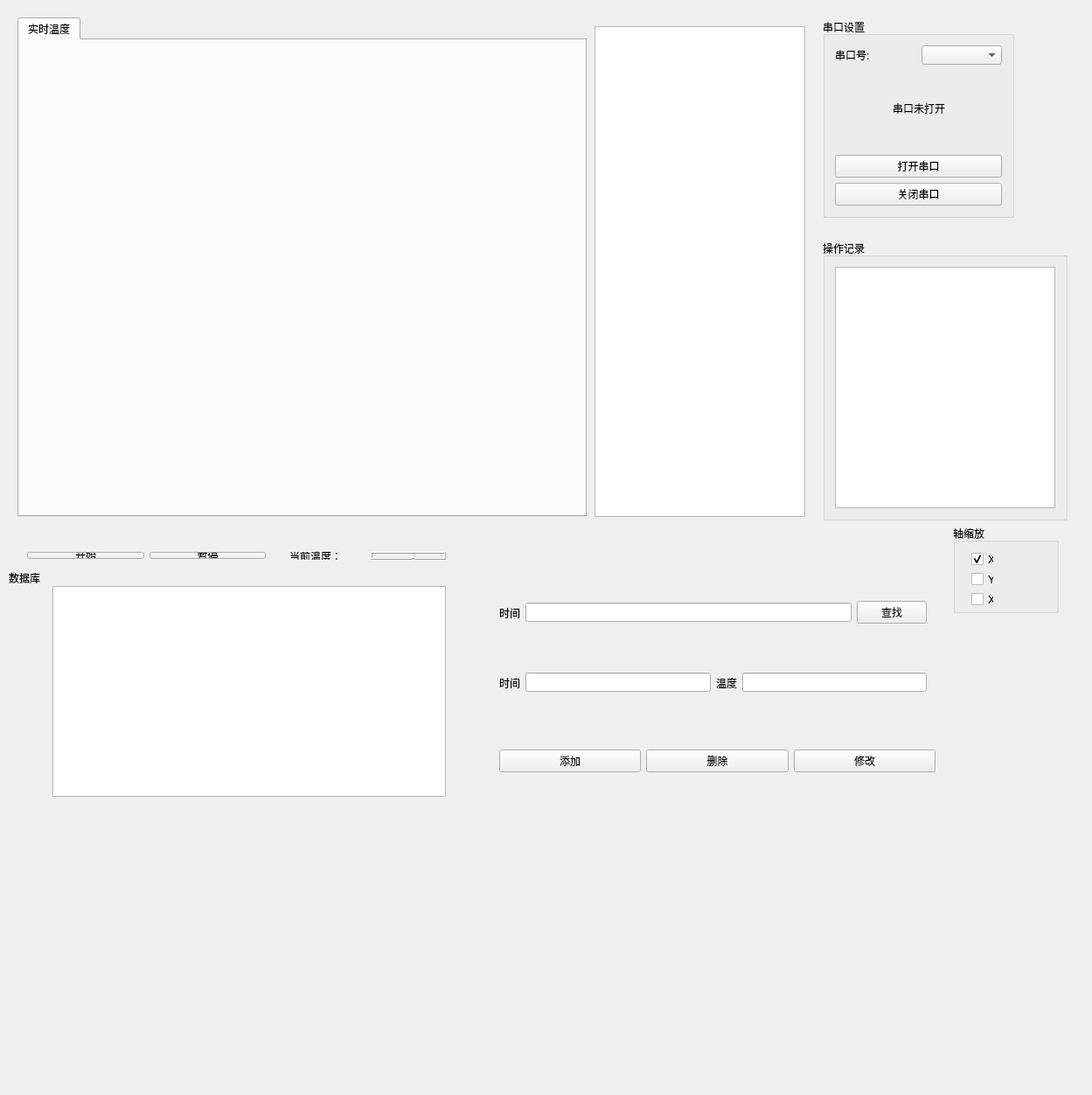
<?xml version="1.0" encoding="UTF-8"?>
<ui version="4.0">
 <class>Widget</class>
 <widget class="QWidget" name="Widget">
  <property name="geometry">
   <rect>
    <x>0</x>
    <y>0</y>
    <width>1249</width>
    <height>1252</height>
   </rect>
  </property>
  <property name="windowTitle">
   <string>Widget</string>
  </property>
  <widget class="QGroupBox" name="groupBox">
   <property name="geometry">
    <rect>
     <x>941</x>
     <y>21</y>
     <width>219</width>
     <height>228</height>
    </rect>
   </property>
   <property name="title">
    <string>串口设置</string>
   </property>
   <layout class="QGridLayout" name="gridLayout">
    <item row="2" column="0">
     <layout class="QHBoxLayout" name="horizontalLayout_3">
      <item>
       <spacer name="horizontalSpacer">
        <property name="orientation">
         <enum>Qt::Orientation::Horizontal</enum>
        </property>
        <property name="sizeHint" stdset="0">
         <size>
          <width>40</width>
          <height>20</height>
         </size>
        </property>
       </spacer>
      </item>
      <item>
       <widget class="QLabel" name="label_state">
        <property name="text">
         <string>串口未打开</string>
        </property>
       </widget>
      </item>
      <item>
       <spacer name="horizontalSpacer_2">
        <property name="orientation">
         <enum>Qt::Orientation::Horizontal</enum>
        </property>
        <property name="sizeHint" stdset="0">
         <size>
          <width>40</width>
          <height>20</height>
         </size>
        </property>
       </spacer>
      </item>
     </layout>
    </item>
    <item row="0" column="0">
     <layout class="QHBoxLayout" name="horizontalLayout">
      <item>
       <widget class="QLabel" name="label">
        <property name="text">
         <string>串口号:</string>
        </property>
       </widget>
      </item>
      <item>
       <widget class="QComboBox" name="com"/>
      </item>
     </layout>
    </item>
    <item row="3" column="0">
     <spacer name="verticalSpacer">
      <property name="orientation">
       <enum>Qt::Orientation::Vertical</enum>
      </property>
      <property name="sizeHint" stdset="0">
       <size>
        <width>20</width>
        <height>43</height>
       </size>
      </property>
     </spacer>
    </item>
    <item row="5" column="0">
     <layout class="QHBoxLayout" name="horizontalLayout_2">
      <item>
       <widget class="QPushButton" name="close_serialport">
        <property name="text">
         <string>关闭串口</string>
        </property>
       </widget>
      </item>
     </layout>
    </item>
    <item row="1" column="0">
     <spacer name="verticalSpacer_2">
      <property name="orientation">
       <enum>Qt::Orientation::Vertical</enum>
      </property>
      <property name="sizeHint" stdset="0">
       <size>
        <width>20</width>
        <height>40</height>
       </size>
      </property>
     </spacer>
    </item>
    <item row="4" column="0">
     <widget class="QPushButton" name="open_serialport">
      <property name="text">
       <string>打开串口</string>
      </property>
     </widget>
    </item>
   </layout>
  </widget>
  <widget class="QGroupBox" name="groupBox_2">
   <property name="geometry">
    <rect>
     <x>941</x>
     <y>274</y>
     <width>280</width>
     <height>321</height>
    </rect>
   </property>
   <property name="title">
    <string>操作记录</string>
   </property>
   <layout class="QHBoxLayout" name="horizontalLayout_4">
    <item>
     <widget class="QTextEdit" name="textEdit"/>
    </item>
   </layout>
  </widget>
  <widget class="QWidget" name="layoutWidget">
   <property name="geometry">
    <rect>
     <x>20</x>
     <y>620</y>
     <width>295</width>
     <height>30</height>
    </rect>
   </property>
   <layout class="QHBoxLayout" name="horizontalLayout_7">
    <item>
     <widget class="QPushButton" name="start">
      <property name="text">
       <string>开始</string>
      </property>
     </widget>
    </item>
    <item>
     <widget class="QPushButton" name="pause">
      <property name="text">
       <string>暂停</string>
      </property>
     </widget>
    </item>
   </layout>
  </widget>
  <widget class="QWidget" name="layoutWidget">
   <property name="geometry">
    <rect>
     <x>320</x>
     <y>620</y>
     <width>201</width>
     <height>31</height>
    </rect>
   </property>
   <layout class="QHBoxLayout" name="horizontalLayout_8">
    <item>
     <widget class="QLabel" name="label_3">
      <property name="text">
       <string>当前温度：</string>
      </property>
     </widget>
    </item>
    <item>
     <widget class="QLCDNumber" name="lcdNumber"/>
    </item>
   </layout>
  </widget>
  <widget class="QTableWidget" name="tableWidget">
   <property name="geometry">
    <rect>
     <x>680</x>
     <y>30</y>
     <width>241</width>
     <height>561</height>
    </rect>
   </property>
  </widget>
  <widget class="QTabWidget" name="tabWidget">
   <property name="geometry">
    <rect>
     <x>20</x>
     <y>20</y>
     <width>651</width>
     <height>571</height>
    </rect>
   </property>
   <property name="currentIndex">
    <number>0</number>
   </property>
   <widget class="QWidget" name="tab">
    <attribute name="title">
     <string>实时温度</string>
    </attribute>
    <layout class="QHBoxLayout" name="horizontalLayout_9">
     <item>
      <widget class="QCustomPlot" name="widget" native="true"/>
     </item>
    </layout>
   </widget>
  </widget>
  <widget class="QGroupBox" name="groupBox_3">
   <property name="geometry">
    <rect>
     <x>1090</x>
     <y>600</y>
     <width>121</width>
     <height>101</height>
    </rect>
   </property>
   <property name="title">
    <string>轴缩放</string>
   </property>
   <widget class="QWidget" name="layoutWidget">
    <property name="geometry">
     <rect>
      <x>10</x>
      <y>20</y>
      <width>48</width>
      <height>85</height>
     </rect>
    </property>
    <layout class="QVBoxLayout" name="verticalLayout">
     <item>
      <widget class="QCheckBox" name="checkBox_X">
       <property name="text">
        <string>X</string>
       </property>
       <property name="checked">
        <bool>true</bool>
       </property>
      </widget>
     </item>
     <item>
      <widget class="QCheckBox" name="checkBox_Y">
       <property name="text">
        <string>Y</string>
       </property>
      </widget>
     </item>
     <item>
      <widget class="QCheckBox" name="checkBox_XY">
       <property name="text">
        <string>XY</string>
       </property>
      </widget>
     </item>
    </layout>
   </widget>
  </widget>
  <widget class="QWidget" name="layoutWidget">
   <property name="geometry">
    <rect>
     <x>700</x>
     <y>630</y>
     <width>195</width>
     <height>30</height>
    </rect>
   </property>
   <layout class="QHBoxLayout" name="horizontalLayout_5"/>
  </widget>
  <widget class="QTableView" name="tableView">
   <property name="geometry">
    <rect>
     <x>60</x>
     <y>670</y>
     <width>450</width>
     <height>241</height>
    </rect>
   </property>
  </widget>
  <widget class="QLabel" name="label_2">
   <property name="geometry">
    <rect>
     <x>10</x>
     <y>640</y>
     <width>101</width>
     <height>41</height>
    </rect>
   </property>
   <property name="text">
    <string>数据库</string>
   </property>
  </widget>
  <widget class="QWidget" name="layoutWidget">
   <property name="geometry">
    <rect>
     <x>560</x>
     <y>750</y>
     <width>511</width>
     <height>61</height>
    </rect>
   </property>
   <layout class="QHBoxLayout" name="horizontalLayout_6">
    <item>
     <widget class="QLabel" name="label_6">
      <property name="text">
       <string>时间</string>
      </property>
     </widget>
    </item>
    <item>
     <widget class="QLineEdit" name="otherdate"/>
    </item>
    <item>
     <widget class="QLabel" name="label_7">
      <property name="text">
       <string>温度</string>
      </property>
     </widget>
    </item>
    <item>
     <widget class="QLineEdit" name="tempe"/>
    </item>
   </layout>
  </widget>
  <widget class="QWidget" name="layoutWidget">
   <property name="geometry">
    <rect>
     <x>560</x>
     <y>670</y>
     <width>511</width>
     <height>61</height>
    </rect>
   </property>
   <layout class="QHBoxLayout" name="horizontalLayout_10">
    <item>
     <widget class="QLabel" name="label_5">
      <property name="text">
       <string>时间</string>
      </property>
     </widget>
    </item>
    <item>
     <widget class="QLineEdit" name="find_date"/>
    </item>
    <item>
     <widget class="QPushButton" name="find">
      <property name="text">
       <string>查找</string>
      </property>
     </widget>
    </item>
   </layout>
  </widget>
  <widget class="QWidget" name="layoutWidget">
   <property name="geometry">
    <rect>
     <x>560</x>
     <y>840</y>
     <width>521</width>
     <height>61</height>
    </rect>
   </property>
   <layout class="QHBoxLayout" name="horizontalLayout_11">
    <item>
     <widget class="QPushButton" name="add">
      <property name="text">
       <string>添加</string>
      </property>
     </widget>
    </item>
    <item>
     <widget class="QPushButton" name="del">
      <property name="text">
       <string>删除</string>
      </property>
     </widget>
    </item>
    <item>
     <widget class="QPushButton" name="update">
      <property name="text">
       <string>修改</string>
      </property>
     </widget>
    </item>
   </layout>
  </widget>
 </widget>
 <layoutdefault spacing="6" margin="11"/>
 <customwidgets>
  <customwidget>
   <class>QCustomPlot</class>
   <extends>QWidget</extends>
   <header>qcustomplot.h</header>
   <container>1</container>
  </customwidget>
 </customwidgets>
 <resources/>
 <connections/>
</ui>
